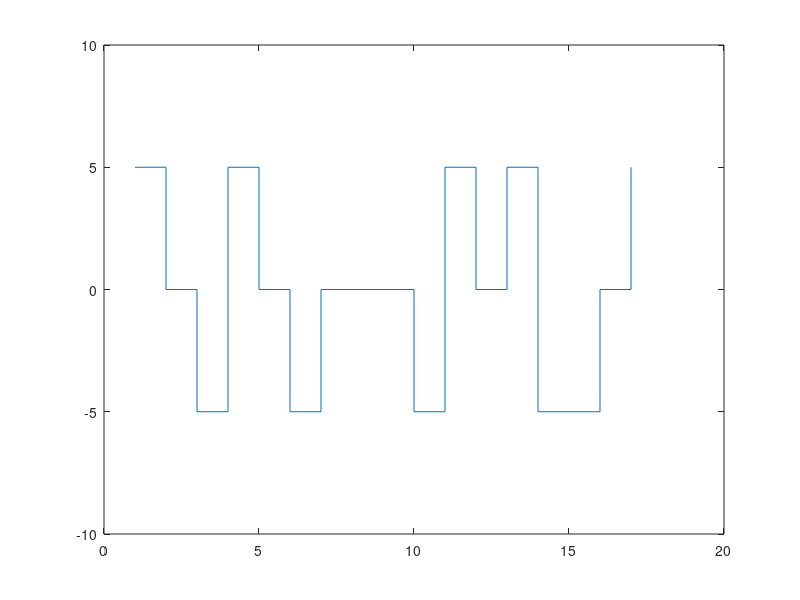

Write MATLAB code to recreate this figure.
input=[0 1 1 0 1 0 0 0 0 0 0 0 0 1 0 1];

out = zeros(1,17);
flag=5;
out(1)=5;
index=2;
count=0;
for i=1:16
    if input(i)==0
       count=count+1;
       if count==1 || count==2 || count==3
            out(index)=0;
            index=index+1;
       elseif count==4
            out(index)=flag;
            flag=-flag;
            index=index+1;
       elseif count==5
           out(index)=flag;
           flag=-flag;
           index=index+1;
       elseif count==6
           out(index)=0;
               index=index+1;
       elseif count==7
           out(index)=-flag;
               index=index+1;
       elseif count==8
           out(index)=flag;
           flag=-flag;
           index=index+1;
           count=0;
       end
    else
       out(index)=-flag;
       flag=-flag;
       count=0;
       index=index+1;
    end
end
length(out)
%%bar(out,1);
figure;
outx=[1 2 3 4 5 6 7 8 9 10 11 12 13 14 15 16 17];
out

stairs(outx,out);
axis([0,20,-10,10]);